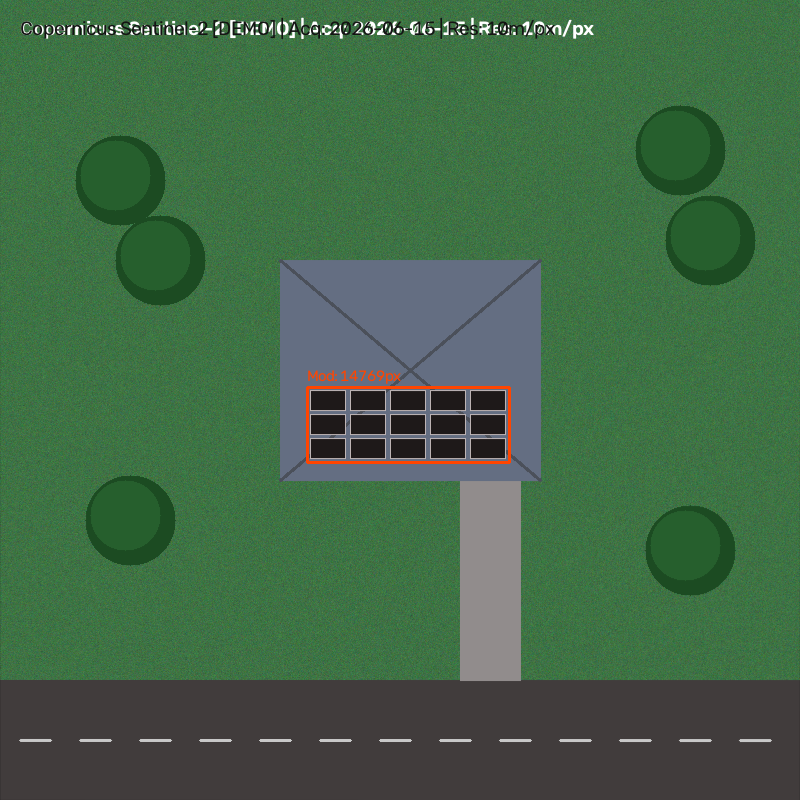
#> input picture backend/app/storage/heatmaps/diff_1_017e3280bb.png, 800 x 800 px
$ python -i deepfake_detector.py   (imports and definitions only)
#> lines starting #> are read from the running program, lines starting #| are printed output that depends on the picture
### backend/app/config.py
import os
import secrets
from pathlib import Path
from dotenv import load_dotenv

# Base directory for backend
BASE_DIR = Path(__file__).resolve().parent
ROOT_DIR = BASE_DIR.parent

# Load .env if present
load_dotenv(ROOT_DIR / ".env")
load_dotenv(ROOT_DIR.parent / ".env")

class Settings:
    PROJECT_NAME: str = "PropertyWatch AI"
    VERSION: str = "1.0.0"
    API_PREFIX: str = "/api"

    # External APIs & Mode
    DEMO_MODE: bool = os.getenv("DEMO_MODE", "true").lower() in ("true", "1", "yes")

    # Security
    SECRET_KEY: str = os.getenv("SECRET_KEY", "")
    ALGORITHM: str = "HS256"
    ACCESS_TOKEN_EXPIRE_MINUTES: int = int(os.getenv("ACCESS_TOKEN_EXPIRE_MINUTES", "1440")) # 24 hours
    CORS_ORIGINS: list = [
        origin.strip()
        for origin in os.getenv(
            "CORS_ORIGINS",
            "http://127.0.0.1:5173,http://localhost:5173"
        ).split(",")
        if origin.strip()
    ]

    # Database
    DATABASE_URL: str = os.getenv("DATABASE_URL", f"sqlite:///{BASE_DIR / 'propertywatch.db'}")

    # Storage Paths
    STORAGE_DIR: Path = BASE_DIR / "storage"
    UPLOADS_DIR: Path = STORAGE_DIR / "uploads"
    SNAPSHOTS_DIR: Path = STORAGE_DIR / "snapshots"
    HEATMAPS_DIR: Path = STORAGE_DIR / "heatmaps"
    REPORTS_DIR: Path = STORAGE_DIR / "reports"

    # India localisation
    DEFAULT_CURRENCY: str = "INR"
    DEFAULT_COUNTRY_CODE: str = os.getenv("DEFAULT_COUNTRY_CODE", "in")
    # Geographic centre of India; used only when no property coordinates exist.
    DEFAULT_MAP_CENTER: tuple = (20.5937, 78.9629)
    DEFAULT_MAP_ZOOM: int = 5
    # Rough India bounding box (south, west, north, east) used to sanity-check geocoding results.
    INDIA_BBOX: tuple = (6.0, 68.0, 37.5, 97.5)

    # Satellite provider: "auto" (use whichever has credentials), "copernicus" or "gee"
    SATELLITE_PROVIDER: str = os.getenv("SATELLITE_PROVIDER", "auto").lower()
    SATELLITE_AOI_HALF_SIZE_M: int = int(os.getenv("SATELLITE_AOI_HALF_SIZE_M", "640"))
    SATELLITE_OUTPUT_PX: int = int(os.getenv("SATELLITE_OUTPUT_PX", "256"))
    HTTP_TIMEOUT_SECONDS: float = float(os.getenv("HTTP_TIMEOUT_SECONDS", "60"))

    # Google Earth Engine (GEE). No project defaults: supply your own.
    GEE_PROJECT_ID: str = os.getenv("GEE_PROJECT_ID", "")
    GEE_SERVICE_ACCOUNT_EMAIL: str = os.getenv("GEE_SERVICE_ACCOUNT_EMAIL", "")
    GEE_SERVICE_ACCOUNT_KEY: str = os.getenv("GEE_SERVICE_ACCOUNT_KEY", "")  # path to JSON key file

    # Copernicus Data Space Ecosystem (Sentinel Hub OAuth client)
    COPERNICUS_CLIENT_ID: str = os.getenv("COPERNICUS_CLIENT_ID", "")
    COPERNICUS_CLIENT_SECRET: str = os.getenv("COPERNICUS_CLIENT_SECRET", "")
    COPERNICUS_TOKEN_URL: str = os.getenv(
        "COPERNICUS_TOKEN_URL",
        "https://identity.dataspace.copernicus.eu/auth/realms/CDSE/protocol/openid-connect/token",
    )
    COPERNICUS_CATALOG_URL: str = os.getenv(
        "COPERNICUS_CATALOG_URL", "https://sh.dataspace.copernicus.eu/api/v1/catalog/1.0.0/search"
    )
    COPERNICUS_PROCESS_URL: str = os.getenv(
        "COPERNICUS_PROCESS_URL", "https://sh.dataspace.copernicus.eu/api/v1/process"
    )
    SENTINEL_INSTANCE_ID: str = os.getenv("SENTINEL_INSTANCE_ID", "")  # legacy; unused by CDSE

    # Geocoding
    NOMINATIM_URL: str = os.getenv("NOMINATIM_URL", "https://nominatim.openstreetmap.org/search")
    NOMINATIM_USER_AGENT: str = os.getenv("NOMINATIM_USER_AGENT", "PropertyWatchAI-App/1.0 (info@propertywatch.local)")

    # Trained model weights (ONNX). Missing files => model reported UNAVAILABLE.
    MODELS_DIR: Path = Path(os.getenv("MODELS_DIR", str(ROOT_DIR.parent / "models")))
    LEVIR_CD_MODEL_PATH: str = os.getenv("LEVIR_CD_MODEL_PATH", "")
    ROOFTOP_MODEL_PATH: str = os.getenv("ROOFTOP_MODEL_PATH", "")
    ROOFTOP_MODEL_CLASSES: str = os.getenv("ROOFTOP_MODEL_CLASSES", "solar_panel")

    # Automated monitoring
    MONITORING_ENABLED: bool = os.getenv("MONITORING_ENABLED", "true").lower() in ("true", "1", "yes")
    MONITORING_INTERVAL_HOURS: float = float(os.getenv("MONITORING_INTERVAL_HOURS", "24"))
    MONITORING_MAX_CLOUD_COVER: float = float(os.getenv("MONITORING_MAX_CLOUD_COVER", "20"))
    MONITORING_ALERT_CHANGE_SCORE: float = float(os.getenv("MONITORING_ALERT_CHANGE_SCORE", "8.0"))
    MONITORING_RUN_IN_DEMO: bool = os.getenv("MONITORING_RUN_IN_DEMO", "false").lower() in ("true", "1", "yes")

    # Optional e-mail notifications (in-app notifications are always created)
    SMTP_HOST: str = os.getenv("SMTP_HOST", "")
    SMTP_PORT: int = int(os.getenv("SMTP_PORT", "587"))
    SMTP_USER: str = os.getenv("SMTP_USER", "")
    SMTP_PASSWORD: str = os.getenv("SMTP_PASSWORD", "")
    SMTP_FROM: str = os.getenv("SMTP_FROM", "")

    # AI Authenticity Detection Provider
    AUTHENTICITY_API_URL: str = os.getenv("AUTHENTICITY_API_URL", "")
    AUTHENTICITY_API_KEY: str = os.getenv("AUTHENTICITY_API_KEY", "")

    # LLM Evidence Summarizer
    LLM_API_KEY: str = os.getenv("LLM_API_KEY", "")
    LLM_API_URL: str = os.getenv("LLM_API_URL", "https://api.openai.com/v1/chat/completions")
    LLM_MODEL: str = os.getenv("LLM_MODEL", "gpt-4o-mini")

settings = Settings()
if not settings.SECRET_KEY:
    if not settings.DEMO_MODE:
        raise RuntimeError("SECRET_KEY must be configured when DEMO_MODE is disabled.")
    settings.SECRET_KEY = secrets.token_urlsafe(48)

# Ensure directories exist
for path in [settings.STORAGE_DIR, settings.UPLOADS_DIR, settings.SNAPSHOTS_DIR, settings.HEATMAPS_DIR, settings.REPORTS_DIR]:
    path.mkdir(parents=True, exist_ok=True)

### backend/app/services/deepfake_detector.py
import os
import io
import uuid
import logging
from pathlib import Path
from typing import Dict, Any, Tuple
import numpy as np
import cv2
from PIL import Image, ImageChops, ImageEnhance
from scipy import fftpack

from app.config import settings

logger = logging.getLogger(__name__)

class DeepfakeDetector:
    """
    Forensic engine to detect AI-generated deepfakes, synthetic images,
    and spliced document/photo manipulations in uploaded property evidence.

    Combines:
    1. Error Level Analysis (ELA) for re-compression inconsistencies.
    2. Discrete Cosine Transform (DCT) & 2D FFT spectral analysis for generative diffusion grid artifacts.
    3. High-frequency noise gradient residuals (PRNU variance).
    4. Structural and EXIF metadata synthesis watermark inspection.
    5. Visual Heatmap generation highlighting altered/synthetic sectors.
    """

    def __init__(self):
        self.heatmaps_dir = settings.HEATMAPS_DIR

    def compute_ela_heatmap(self, image_path: str, quality: int = 90) -> Tuple[np.ndarray, float]:
        """
        Compute Error Level Analysis (ELA) and return (ela_image_array, mean_error).
        ELA reveals differences in compression levels across the image canvas.
        """
#> called with quality = 90
        im = Image.open(image_path).convert("RGB")
#> im is the input picture: PIL image 800x800 RGB; mean R, G, B 66.2, 104.2, 70.9
        buf = io.BytesIO()
        im.save(buf, "JPEG", quality=quality)
        buf.seek(0)
        recompressed = Image.open(buf)

        diff = ImageChops.difference(im, recompressed)
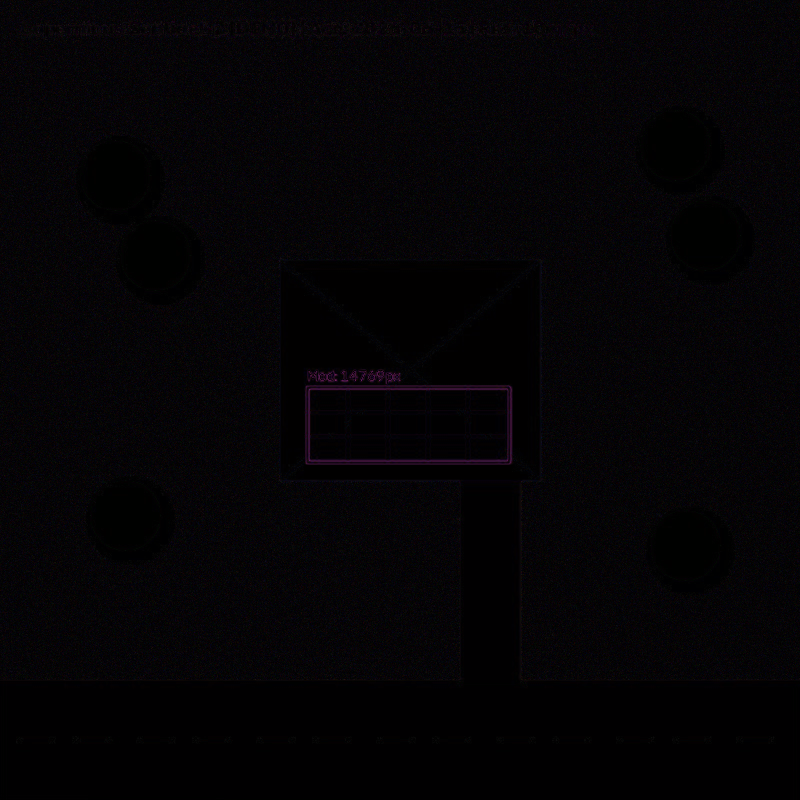
#> diff: PIL image 800x800 RGB; mean R, G, B 4.5, 3.1, 5
        extrema = diff.getextrema()
#> extrema = ((0, 116), (0, 36), (0, 105))
        max_diff = max([ex[1] for ex in extrema])
#> max_diff = 116
        scale = 255.0 / max(1, max_diff)
#> scale = 2.2

        enhanced = ImageEnhance.Brightness(diff).enhance(scale)
        enhanced_arr = np.array(enhanced)

        # Variance of error
        gray_arr = cv2.cvtColor(enhanced_arr, cv2.COLOR_RGB2GRAY)
        mean_err = float(np.mean(gray_arr))
#> mean_err = 7.87
        return enhanced_arr, mean_err

    # [189 lines left out: functions compute_spectral_diffusion_score, compute_noise_residual_variance, scan_exif_ai_tags, analyze, not called in this run]

deepfake_detector = DeepfakeDetector()

>>> result = DeepfakeDetector().compute_ela_heatmap('../storage/heatmaps/diff_1_017e3280bb.png')
